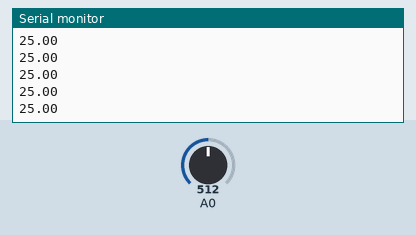
Simulated run of this sketch. Board: ESP8266 (Wemos D1 mini). Parts: the last lines printed to the serial monitor. The inputs (shaded band) are chosen by the test bench; at power-on: A0 = 512. WiFi joins after 1.5 s; servers stay silent unless stated.

Above: at 2.7 s.
2.8 s: A0 set to 716
At 3.4 s:
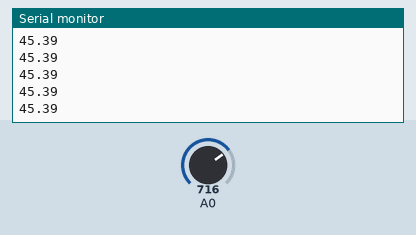
4.3 s: A0 set to 900
At 4.8 s:
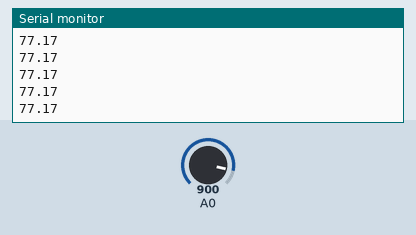
Timing chart, 0 to 7.3 s (numbered marks = the images above; inputs shaded):
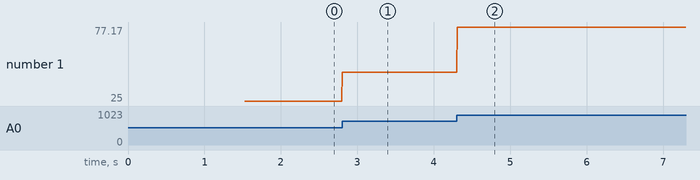

Measured:
- after the input at 2.8 s, the serial monitor: prints a new line at once (image 1)
- after the input at 4.3 s, the serial monitor: prints a new line at once (image 2)
- plotted number 1: 25 → 45.39 after the input at 2.8 s, 45.39 → 77 after the input at 4.3 s

The sketch:

WeMosD1Mini_Web_Temperature.ino
```cpp
#include <WiFiUdp.h>
#include <WiFiServer.h>
#include <WiFiClientSecure.h>
#include <WiFiClient.h>
#include <ESP8266WiFiType.h>
#include <ESP8266WiFiSTA.h>
#include <ESP8266WiFiScan.h>
#include <ESP8266WiFiMulti.h>
#include <ESP8266WiFiGeneric.h>
#include <ESP8266WiFiAP.h>
#include <ESP8266WiFi.h>
#include <math.h>

/*******************************************************/
/*		WIFI		*/
/*******************************************************/

// Nazev Wi-Fi site, do ktere se mam pripojit

const char* ssid = "CellarstoneDevicesWifi";

// Heslo Wi-Fi site, do ktere se mam pripojit
const char* password = "Cllrs123IoT456";

// Webovy server pobezi na portu 80 (HTTP komunikace)
WiFiServer server(80);


/*******************************************************/
/*		Senzor		*/
/*******************************************************/

double Thermistor(int RawADC) {
	double Temp;
	Temp = log(10000.0*((1024.0 / RawADC - 1)));
	Temp = 1 / (0.001129148 + (0.000234125 + (0.0000000876741 * Temp * Temp))* Temp);
	Temp = Temp - 273.15;            // Convert Kelvin to Celcius
									 //Temp = (Temp * 9.0)/ 5.0 + 32.0; // Convert Celcius to Fahrenheit
	return Temp;
}


/*******************************************************/
/*******************************************************/
/*******************************************************/
/*		SETUP		*/
/*******************************************************/
/*******************************************************/
/*******************************************************/
void setup() {
	// Nastartuj seriovou linku, do ktere budu vypisovat provozni informace
	Serial.begin(9600);


	/*	----------------	WIFI	----------------	*/

	// Pripojeni k Wi-Fi
	Serial.println();
	Serial.print("Pripojuji k ");
	Serial.println(ssid);
	WiFi.begin(ssid, password);

	// Dokud nejsem pripojeny k Wi-Fi,zapisuj do seriove linky tecky progressbaru
	while (WiFi.status() != WL_CONNECTED) {
		delay(100);
		Serial.print(".");
	}

	// Jsem pripojeny k Wi-Fi a mohu pokracovat
	Serial.println();
	Serial.println("WiFi pripojena!");

	// Spusteni serveru
	server.begin();
	Serial.println("Server spusten");

	// Napis IP adresu, kterou mikropocitac dostal
	Serial.print("Pouzij k pripojeni tuto adresu: ");
	Serial.print("http://");
	Serial.println(WiFi.localIP());


	/*	----------------	SENZOR	----------------	*/
	//nothing
}


/*******************************************************/
/*******************************************************/
/*******************************************************/
/*		LOOP		*/
/*******************************************************/
/*******************************************************/
/*******************************************************/

void loop() {
	int readVal = analogRead(A0);
	double temp = Thermistor(readVal);

	//Serial.println(readVal);
	Serial.println(temp);  // display tempature
						   //Serial.println(readVal);  // display tempature


	/*	----------------	WIFI	----------------	*/

	// Cekej, dokud se nepripoji nejaky klient
	WiFiClient client = server.available();
	if (!client) {
		return;
	}

	// Cekej, dokud klient neposle nejaka data
	Serial.println("Novy klient!");
	while (!client.available()) {
		delay(1);
	}

	// Precti a vypis prvni radek od klienta s URL dotazem
	String request = client.readStringUntil('\r');
	Serial.println(request);
	client.flush();


	// Posli pripojenemu klientu HTML kod stranky s tlacitky
	client.println("HTTP/1.1 200 OK");
	client.println("Content-Type: text/html");
	client.println("");
	client.println("<!DOCTYPE html>");
	client.println("<html><body>");
	client.print("<h1>WM006 - Temperature</h2>");

	// TEXT --------------------------------------------
	client.print("<div>");
	client.print(temp);
	client.print("</div>");
	// -------------------------------------------------

	client.println("</body></html>");

	// To je vse, ted jeste 1 ms pockam a cela smycka se muze zopakovat
	delay(1);
	Serial.println("Klient odpojen");
	Serial.println("");
}
```
